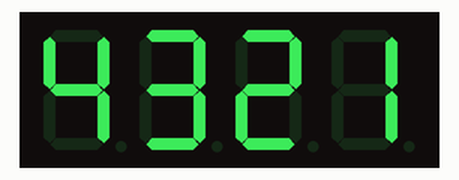
Simulated run of this sketch. Board: Arduino Uno, built with avr-gcc and run on an emulated ATmega328P. On the bench: 4-digit seven-segment display. Wiring (inferred from the names in the program): MAX7219 LED driver: data pin 4; clock pin 3; CS pin 2. What the sketch prints to the serial monitor is not drawn.

Above: at 0.1 s.
At 2.1 s:
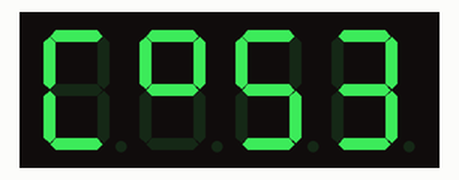

The sketch:

max7219eng.ino
```cpp
#include "Max7219Eng.h"
#include "Led7x4Demo.h"

#define DIN 4
#define CLK 3
#define LOAD 2
#define DIGITS 4

Max7219Eng dsp(DIN, CLK, LOAD, DIGITS);
Led7x4Demo demo(&dsp);

void setup()
{
  Serial.begin(9600);
  Serial.println("hello");

  pinMode(DIN, OUTPUT);
  pinMode(CLK, OUTPUT);
  pinMode(LOAD, OUTPUT);

  dsp.init();
  dsp.setIntensity(100);

  // DEMO
  demo.fromOneToFour();
  delay(1000);
  dsp.blink(200);
  delay(200);
  dsp.blink(200);
  delay(200);
  dsp.blink(200);
  demo.temperature(35);
}

void loop()
{
}
```

Led7x4Demo.h
```cpp
#ifndef LED7X4DEMO_H
#define LED7X4DEMO_H

#include <Arduino.h>
#include "Max7219Eng.h"

class Led7x4Demo
{
public:
  Led7x4Demo(Max7219Eng *dsp) : dsp(dsp) {}

  void fromOneToFour()
  {
    dsp->setDecodeMode(DecodeMode::decodeD0D3());
    dsp->setDigit(D0, 0x01);
    dsp->setDigit(D1, 0x02);
    dsp->setDigit(D2, 0x03);
    dsp->setDigit(D3, 0x04);
  }

  void zeros()
  {
    dsp->setDecodeMode(DecodeMode::decodeD0D3());
    dsp->setDigit(D0, 0x00);
    dsp->setDigit(D1, 0x00);
    dsp->setDigit(D2, 0x00);
    dsp->setDigit(D3, 0x00);
  }

  /**
   * @param degreesC Will clamp to [0; 99] if out of range
   */
  void temperature(u8 degreesC)
  {
    if (degreesC > 99)
    {
      degreesC = 99;
    }

    u8 first = (degreesC - degreesC % 10) / 10;
    u8 second = degreesC % 10;

    dsp->setDecodeMode(DecodeMode::noDecode());
    dsp->setDigit(D0, DIGITS[first]);
    dsp->setDigit(D1, DIGITS[second]);
    dsp->setDigit(D2, 0b01100011);
    dsp->setDigit(D3, 0b01001110);
  }

private:
  Max7219Eng *dsp;
};

#endif
```

max7219eng.cpp
```cpp
#include "Max7219Eng.h"

Max7219Eng::Max7219Eng(int pinDin, int pinClk, int pinLoad, short digits) : pinDin(pinDin),
                                                                            pinClk(pinClk),
                                                                            pinLoad(pinLoad),
                                                                            digits(digits)
{
  if (digits > 8)
  {
    digits = 8;
  }
}

void Max7219Eng::init()
{
  digitalWrite(pinLoad, LOW);

  transfer(SHUTDOWN, 0);
  transfer(SCAN, digits - 1);
  transfer(DECODE, 0x0F);
  transfer(SHUTDOWN, 1);
}

void Max7219Eng::shutdown(u8 enable)
{
  transfer(SHUTDOWN, enable ? 0 : 1);
}

void Max7219Eng::test(u8 enable)
{
  transfer(TEST, enable);
}

void Max7219Eng::setDecodeMode(DecodeModeEnum mode)
{
  transfer(SHUTDOWN, 0);
  transfer(DECODE, mode);
  transfer(SHUTDOWN, 1);
}

/**
 * @param percent Will clamp to [0; 100] if outside of the range
 */
void Max7219Eng::setIntensity(u8 percent)
{
  if (percent > 100)
  {
    percent = 100;
  }

  u8 intensity = map(percent, 0, 100, 0, 15);

  transfer(SHUTDOWN, 0);
  transfer(INTENSITY, intensity);
  transfer(SHUTDOWN, 1);
}

/**
 * @param digit [1; 8]
 * @param data Use Code B if using any decode mode,
 *             see "Table 5. Code B Font" from MAX7219ENG datasheet
 */
void Max7219Eng::setDigit(u8 digit, u8 data)
{
  transfer(digit, data);
}

void Max7219Eng::blink(int delayMs)
{
  transfer(SHUTDOWN, 0);
  delay(delayMs);
  transfer(SHUTDOWN, 1);
}

void Max7219Eng::transfer(u8 addr, u8 data)
{
  // LOAD has to be LOW the whole time during transmission
  digitalWrite(pinLoad, LOW);

  // Q: Why this doesn't work?
  // A: shiftOut shifts 8 bits only
  // u16 packet = addr << 8 | data;
  // shiftOut(pinDin, pinClk, MSBFIRST, packet);

  shiftOut(pinDin, pinClk, MSBFIRST, addr);
  shiftOut(pinDin, pinClk, MSBFIRST, data);

  // Latch 16-bit DIN from shift register on LOAD rise
  digitalWrite(pinLoad, HIGH);
  digitalWrite(pinLoad, LOW);
}
```

max7219eng.h
````cpp
#ifndef MAX7219ENG_H
#define MAX7219ENG_H

#include <Arduino.h>

#define u16 unsigned short
#define u8 unsigned char

enum RegisterEnum
{
  NO_OP = 0x0,
  D0 = 0x1,
  D1 = 0x2,
  D2 = 0x3,
  D3 = 0x4,
  D4 = 0x5,
  D5 = 0x6,
  D6 = 0x7,
  D7 = 0x8,
  DECODE = 0x9,
  INTENSITY = 0xA,
  SCAN = 0xB,
  SHUTDOWN = 0xC,
  TEST = 0xF
};

enum DecodeModeEnum
{
  NO_DECODE = 0x0,
  DECODE_D0 = 0x1,
  DECODE_D0_D3 = 0xF,
  DECODE_D0_D7 = 0xFF
};

class DecodeMode
{
public:
  static DecodeModeEnum noDecode() { return NO_DECODE; }
  static DecodeModeEnum decodeD0() { return DECODE_D0; }
  static DecodeModeEnum decodeD0D3() { return DECODE_D0_D3; }
  static DecodeModeEnum decodeD0D7() { return DECODE_D0_D7; }
};

static const u8 DIGITS[10] = {
    0b01111110, // 0
    0b00110000, // 1
    0b01101101, // 2
    0b01111001, // 3
    0b00110010, // 4
    0b01011011, // 5
    0b01011111, // 6
    0b01110000, // 7
    0b01111111, // 8
    0b01111011, // 9
};

/**
 * @example
```cpp
#include "max7219eng.h"

#define DIN 4
#define CLK 3
#define LOAD 2
#define DIGITS 4

Max7219Eng dsp(DIN, CLK, LOAD, DIGITS);

void setup()
{
  pinMode(DIN, OUTPUT);
  pinMode(CLK, OUTPUT);
  pinMode(LOAD, OUTPUT);

  dsp.init();
  dsp.setIntensity(100);
  dsp.setDigit(D0, 0b01111110);
}

void loop()
{
}
```
*/
class Max7219Eng
{
public:
  Max7219Eng(int pinDin, int pinClk, int pinLoad, short digits);

  void init();
  void shutdown(u8 enable);
  void test(u8 enable);
  void setDecodeMode(DecodeModeEnum mode);
  void setIntensity(u8 percent);
  void setDigit(u8 digit, u8 data);
  void blink(int delayMs);

private:
  int pinDin;
  int pinClk;
  int pinLoad;
  short digits;

  void transfer(u8 addr, u8 data);
};

#endif
````
